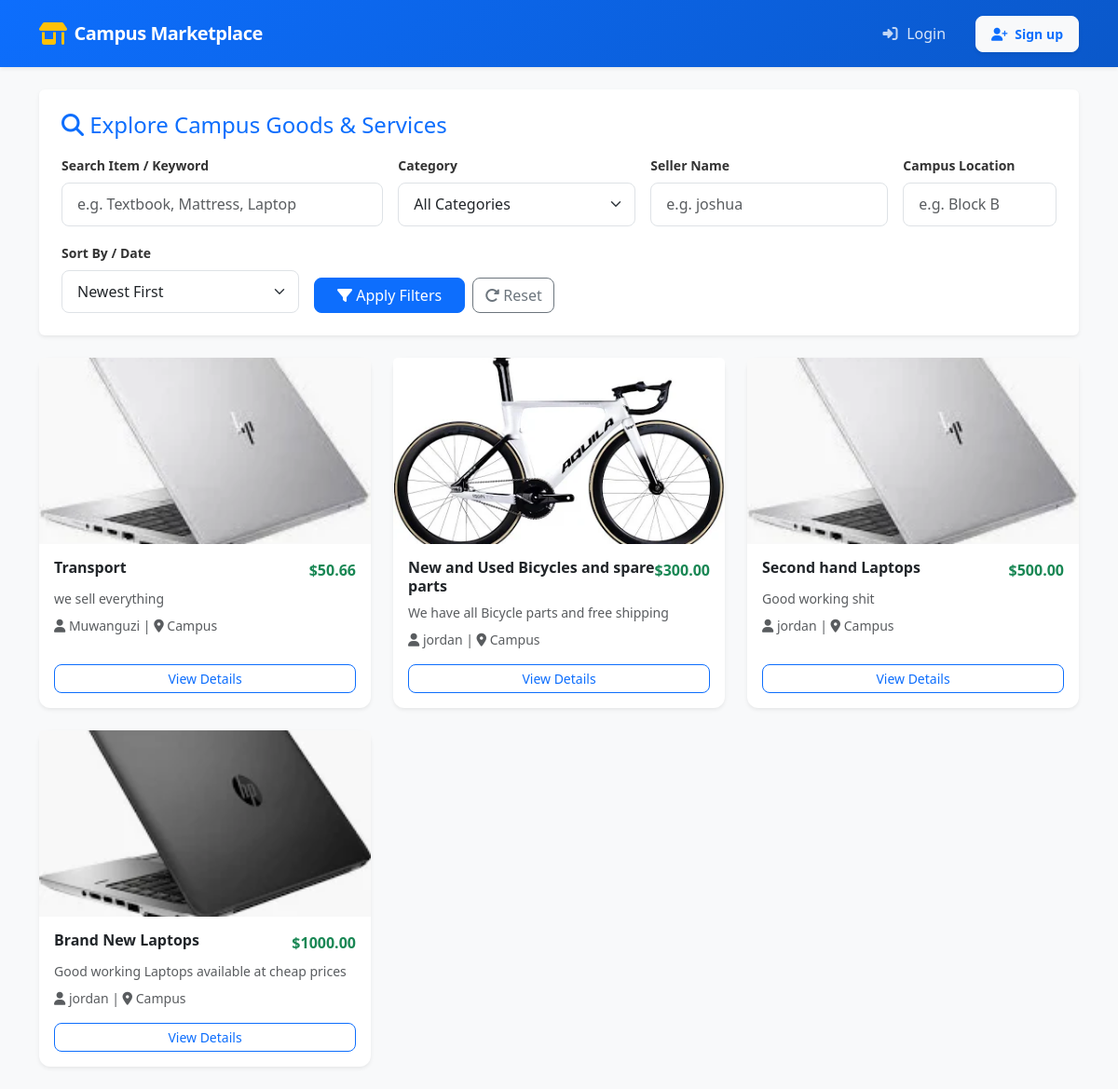
The page / on the database its author committed.
### consentform/models.py (models this page shows, shortened)
class Listing(models.Model):
  LISTING_TYPES = (
    ('item', 'Item for Sale/Rent'),
    ('service', 'Service offered'),
  )
  CONDITIONS = (
    ('new', 'Brand New'),
    ('like_new', 'Like New'),
    ('used', 'Fair / Used'),
    ('na', 'Not Applicable (Services)'),
  )
  owner = models.ForeignKey(User, on_delete=models.CASCADE, related_name='listings')
  category = models.ForeignKey(Category, on_delete=models.SET_NULL, null=True, related_name='listings')
  title = models.CharField(max_length=150)
  description = models.TextField()
  price = models.DecimalField(max_digits=10, decimal_places=2)
  listing_type = models.CharField(max_length=10, choices=LISTING_TYPES, default='item')
  condition = models.CharField(max_length=10, choices=CONDITIONS, default='used')
  image = models.ImageField(upload_to='listings/', validators=[validate_image_extension_and_size], blank=True, null=True)
  is_available = models.BooleanField(default=True)
  created_at = models.DateTimeField(auto_now_add=True)
  updated_at = models.DateTimeField(auto_now=True)
  class Meta:
    ordering = ['-created_at']

class ListingImage(models.Model):
  listing = models.ForeignKey(Listing, on_delete=models.CASCADE, related_name='images')
  image = models.ImageField(upload_to='listings/', validators=[validate_image_extension_and_size])
  caption = models.CharField(max_length=100, blank=True)

### consentform/views.py (the view)
# urls.py: path('', views.listing_list, name='listing_list'),
def listing_list(request):
  listings = Listing.objects.filter(is_available=True)
  categories = Category.objects.all()
  query = request.GET.get('q')
  if query:
    listings = listings.filter(
      Q(title__icontains=query) | Q(description__icontains=query)
    )
  category_slug = request.GET.get('category')
  if category_slug:
    listings = listings.filter(category__slug=category_slug)
  seller_query = request.GET.get('seller')
  if seller_query:
    listings = listings.filter(owner__username__icontains=seller_query)
  location_query = request.GET.get('location')
  if location_query:
    listings = listings.filter(owner__profile__campus_location__icontains=location_query)
  sort_by = request.GET.get('sort', 'newest')
  if sort_by == 'oldest':
    listings = listings.order_by('created_at')
  elif sort_by == 'price_low':
    listings = listings.order_by('price')
  elif sort_by == 'price_high':
    listings = listings.order_by('-price')
  else:
    listings = listings.order_by('-created_at')
  paginator = Paginator(listings, 6)
  page_number = request.GET.get('page')
  page_obj = paginator.get_page(page_number)
  context = {
    'page_obj': page_obj,
    'categories': categories,
    'selected_category': category_slug,
    'query': query,
    'seller_query': seller_query,
    'location_query': location_query,
    'sort_by': sort_by,
  }
  return render(request, 'consentform/listing_list.html', context)

### consentform/templates/consentform/listing_list.html (shortened to what this page needs)
{% extends 'consentform/base.html' %}
{% load static %}
{% block content %}
<div class="row mb-4">
    <div class="col-12">
        <div class="bg-white p-4 rounded shadow-sm">
            <h2 class="h4 mb-3 text-primary"><i class="fa-solid fa-magnifying-glass"></i> Explore Campus Goods & Services</h2>
            <form method="GET" action="{% url 'listing_list' %}" class="row g-3">
                <div class="col-md-4">
                    <label class="form-label small fw-semibold">Search Item / Keyword</label>
                    <input type="text" name="q" class="form-control" value="{{ query|default:'' }}" placeholder="e.g. Textbook, Mattress, Laptop">
                </div>
                <div class="col-md-3">
                    <label class="form-label small fw-semibold">Category</label>
                    <select name="category" class="form-select">
                        <option value="">All Categories</option>
                    </select>
                </div>
                <div class="col-md-3">
                    <label class="form-label small fw-semibold">Seller Name</label>
                    <input type="text" name="seller" class="form-control" value="{{ seller_query|default:'' }}" placeholder="e.g. joshua">
                </div>
                <div class="col-md-2">
                    <label class="form-label small fw-semibold">Campus Location</label>
                    <input type="text" name="location" class="form-control" value="{{ location_query|default:'' }}" placeholder="e.g. Block B">
                </div>
                <div class="col-md-3">
                    <label class="form-label small fw-semibold">Sort By / Date</label>
                    <select name="sort" class="form-select">
                        <option value="newest" {% if sort_by == 'newest' %}selected{% endif %}>Newest First</option>
                    </select>
                </div>
                <div class="col-md-9 d-flex align-items-end gap-2">
                    <button type="submit" class="btn btn-primary px-4">
                        <i class="fa-solid fa-filter"></i> Apply Filters
                    </button>
                    <a href="{% url 'listing_list' %}" class="btn btn-outline-secondary">
                        <i class="fa-solid fa-rotate-right"></i> Reset
                    </a>
                </div>
            </form>
        </div>
    </div>
</div>
<div class="row">
    {% for listing in page_obj %}
        <div class="col-md-4 mb-4">
            <div class="card h-100 shadow-sm border-0">
                {% if listing.images.first %}
                    <img src="{{ listing.images.first.image.url }}" class="card-img-top object-fit-cover" style="height: 200px;" alt="{{ listing.title }}">
                {% else %}
                    <div class="bg-secondary text-white d-flex align-items-center justify-content-center" style="height: 200px;">
                        <i class="fa-solid fa-image fa-2x"></i>
                    </div>
                {% endif %}
                <div class="card-body d-flex flex-column">
                    <div class="d-flex justify-content-between align-items-start mb-2">
                        <h5 class="card-title fs-6 fw-bold mb-0">{{ listing.title }}</h5>
                        <span class="text-success fw-bold">${{ listing.price }}</span>
                    </div>
                    <p class="card-text text-muted small text-truncate mb-2">{{ listing.description }}</p>
                    <div class="mb-3 small text-muted">
                        <i class="fa-solid fa-user"></i> {{ listing.owner.username }} |
                        <i class="fa-solid fa-location-dot"></i> {{ listing.owner.profile.campus_location|default:"Campus" }}
                    </div>
                    <div class="mt-auto">
                        <a href="{% url 'listing_detail' listing.pk %}" class="btn btn-sm btn-outline-primary w-100">View Details</a>
                    </div>
                </div>
            </div>
        </div>
    {% empty %}
        <div class="col-12">
            <div class="alert alert-warning text-center">No listings match your search criteria. Try broadening your filters!</div>
        </div>
    {% endfor %}
</div>
{% endblock %}

### consentform/templates/consentform/base.html (shortened to what this page needs)
{% load static %}
<!DOCTYPE html>
<html lang="en">
<head>
    <link href="https://cdn.jsdelivr.net/npm/bootstrap@5.3.0/dist/css/bootstrap.min.css" rel="stylesheet">
    <link rel="stylesheet" href="https://cdn.jsdelivr.net/npm/bootstrap-icons@1.11.0/font/bootstrap-icons.css">
    <link rel="stylesheet" href="https://cdnjs.cloudflare.com/ajax/libs/font-awesome/6.4.0/css/all.min.css">
    <link rel="stylesheet" href="{% static 'style/style.css' %}">
</head>
<body class="bg-light">
    <nav class="navbar navbar-expand-lg navbar-dark shadow-sm mb-4 py-3 custom-navbar">
        <div class="container">
            <a class="navbar-brand fw-bold fs-5 text-white d-flex align-items-center gap-2" href="{% url 'listing_list' %}">
                <i class="fa-solid fa-shop text-warning fs-4"></i> Campus Marketplace
            </a>
            <div class="collapse navbar-collapse" id="navbarNav">
                <ul class="navbar-nav ms-auto align-items-lg-center gap-lg-2">
                    {% if user.is_authenticated %}
                        <li class="nav-item me-lg-2">
                            <span class="nav-link px-3 py-1.5 rounded-pill bg-white bg-opacity-10 text-white fw-semibold border border-light border-opacity-25 small shadow-sm d-flex align-items-center" style="cursor: default;">
                                <i class="fa-solid fa-user-shield text-warning me-1"></i> Hello, {{ user.username|title }}
                            </span>
                        </li>
                        <li class="nav-item">
                            <a class="nav-link px-2 py-2 {% if request.resolver_match.url_name == 'listing_list' %}active{% endif %}" href="{% url 'listing_list' %}">
                                <i class="fa-solid fa-store"></i> Browse
                            </a>
                        </li>
                        <li class="nav-item">
                            <a class="nav-link px-2 py-2 {% if request.resolver_match.url_name == 'listing_create' %}active{% endif %}" href="{% url 'listing_create' %}">
                                <i class="fa-solid fa-square-plus"></i> Create Listing
                            </a>
                        </li>
                        <li class="nav-item">
                            <a class="nav-link px-2 py-2 position-relative {% if request.resolver_match.url_name == 'notification_list' %}active{% endif %}" href="{% url 'notification_list' %}">
                                <i class="fa-solid fa-bell"></i> Alerts
                                {% with unread_notifs_count=user.notifications.all.filter.count %}
                                    <span class="badge rounded-pill bg-danger ms-1" style="font-size: 0.65rem;">
                                        {{ user.notifications.all.count }}
                                    </span>
                                {% endwith %}
                            </a>
                        </li>
                        <li class="nav-item">
                            <a class="nav-link px-2 py-2 {% if request.resolver_match.url_name == 'dashboard' %}active{% endif %}" href="{% url 'dashboard' %}">
                                <i class="fa-solid fa-house-user"></i> Dashboard
                            </a>
                        </li>
                        <li class="nav-item">
                            <a class="nav-link px-2 py-2 {% if request.resolver_match.url_name == 'profile_edit' %}active{% endif %}" href="{% url 'profile_edit' %}">
                                <i class="fa-solid fa-circle-user"></i> Profile
                            </a>
                        </li>
                        <li class="nav-item ms-lg-2">
                            <form action="{% url 'logout' %}" method="post" class="d-inline">
                                {% csrf_token %}
                                <button type="submit" class="btn btn-outline-light btn-sm px-3 py-2 fw-semibold w-100">
                                   <i class="fa-solid fa-right-from-bracket me-1"></i> Logout
                                </button>
                            </form>
                        </li>
                    {% else %}
                        <li class="nav-item">
                            <a class="nav-link px-3 py-2" href="{% url 'login' %}">
                                <i class="fa-solid fa-right-to-bracket"></i> Login
                            </a>
                        </li>
                        <li class="nav-item ms-lg-2">
                            <a class="btn btn-light text-primary btn-sm px-3 py-2 fw-bold shadow-sm" href="{% url 'signup' %}">
                                <i class="fa-solid fa-user-plus me-1 text-primary"></i> Sign up
                            </a>
                        </li>
                    {% endif %}
                </ul>
            </div>
        </div>
    </nav>
    <div class="container">
        {% block content %}{% endblock %}
    </div>
</body>
</html>

### consentform/static/style/style.css (style rules this page uses)
:root { --primary-color: #0d6efd; --primary-hover: #0b5ed7; --transition-speed: 0.25s ease-in-out; }
body { background-color: #f4f6f9 !important; font-family: 'Segoe UI', system-ui, -apple-system, sans-serif; color: #333333; }
.navbar { box-shadow: 0 4px 12px rgba(0, 0, 0, 0.08); }
.navbar-brand { letter-spacing: -0.5px; }
.card { transition: transform var(--transition-speed), box-shadow var(--transition-speed); border-radius: 0.75rem; }
.btn { border-radius: 0.5rem; font-weight: 500; transition: all var(--transition-speed); }
.form-control, .form-select { border-radius: 0.5rem; padding: 0.65rem 1rem; border-color: #dee2e6; transition: border-color 0.2s, box-shadow 0.2s; }
.object-fit-cover { object-fit: cover; }

### consentform/templates/consentform/base.html (style rules this page uses)
.custom-navbar { background: linear-gradient(135deg, #0d6efd 0%, #0a58ca 100%); }
.custom-navbar .nav-link { color: rgba(255, 255, 255, 0.85) !important; transition: all 0.2s ease-in-out; border-radius: 0.375rem; font-weight: 500; }
.custom-navbar .nav-link i { color: rgba(255, 255, 255, 0.75); transition: all 0.2s ease-in-out; margin-right: 0.35rem; }

### rows shown on the page
Listing: images.first.image (picture), title "Transport", price "50.66", description "we sell everything", owner.username "Muwanguzi", owner.profile.campus_location "Campus"
Listing: images.first.image (picture), title "New and Used Bicycles and spare parts", price "300.00", description "We have all Bicycle parts and free shipping", owner.username "jordan", owner.profile.campus_location "Campus"
Listing: images.first.image (picture), title "Second hand Laptops", price "500.00", description "Good working shit", owner.username "jordan", owner.profile.campus_location "Campus"
Listing: images.first.image (picture), title "Brand New Laptops", price "1000.00", description "Good working Laptops available at cheap prices", owner.username "jordan", owner.profile.campus_location "Campus"
